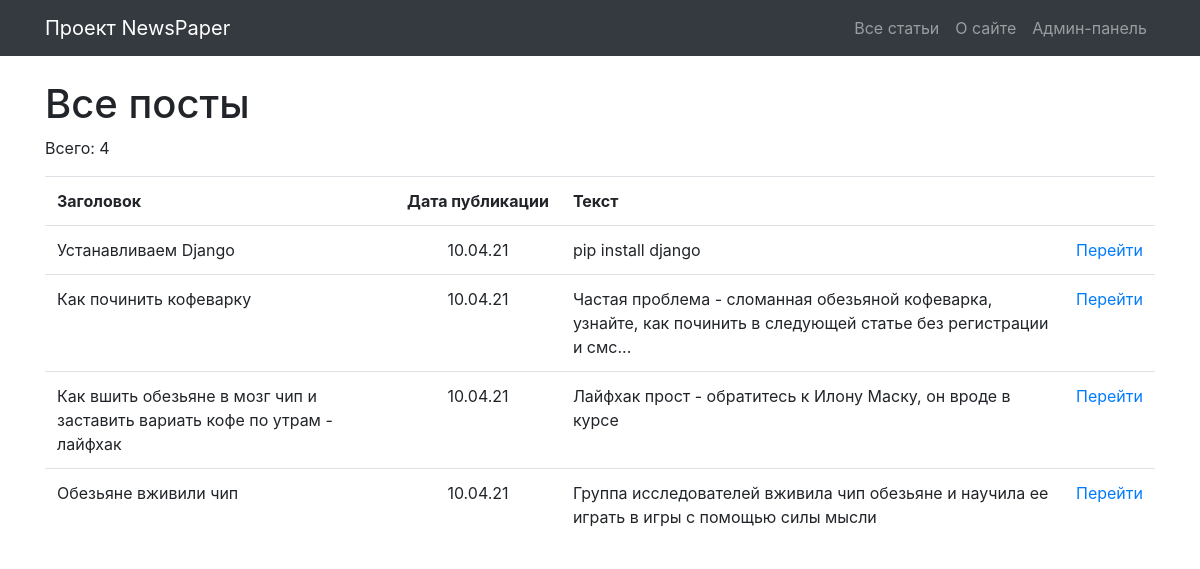
The page /news/ on the database as committed earlier.
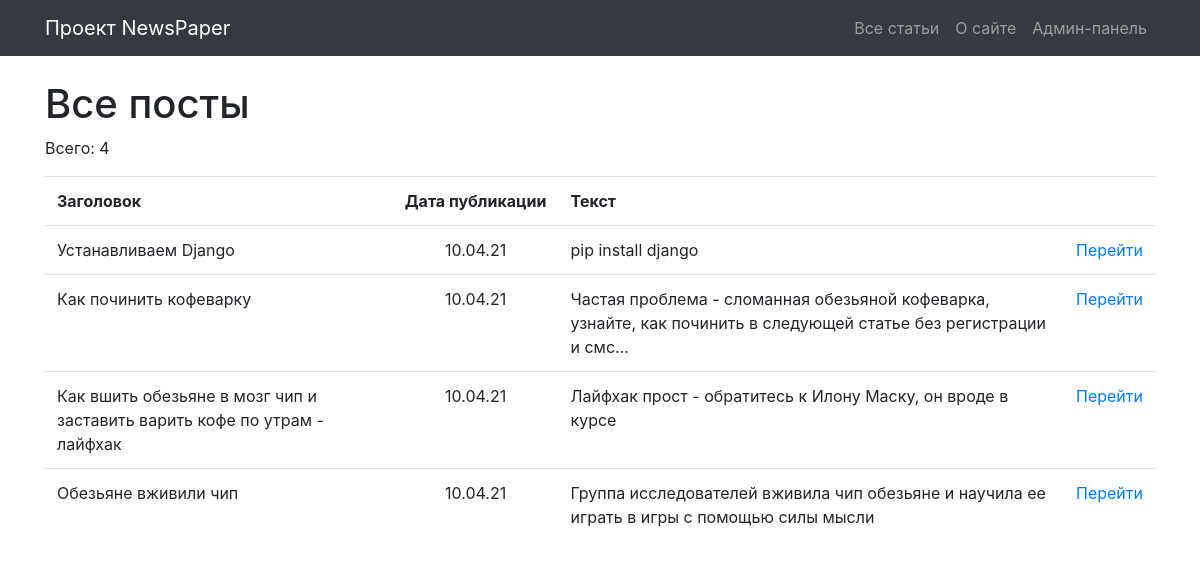
The same page on the database as committed later.
### NewsPaper/models.py (models this page shows, shortened)
class Post(models.Model):
    category = models.ManyToManyField(Category, through='PostCategory')
    author = models.ForeignKey(Author, on_delete=models.CASCADE)
    post_type = models.CharField(max_length=10, choices=[(
        'AR', 'Article'), ('NE', 'News')], default='AR')
    datetime = models.DateTimeField(auto_now_add=True)
    title = models.CharField(max_length=256)
    text = models.TextField(blank=True)
    rating = models.IntegerField(default=0)
    class Meta:
        verbose_name = 'Пост'
        verbose_name_plural = 'Посты'

### NewsPaper/views.py (the view)
# urls.py: path('', NewsList.as_view()),
class NewsList(ListView):
    model = Post
    template_name = 'news.html'
    context_object_name = 'news'
    queryset = Post.objects.order_by('-datetime')

### NewsPaper/templates/news.html (shortened to what this page needs)
{% extends 'flatpages/default.html' %}
{% block content %}
<h1>Все посты</h1>
<p>Всего: {{ news|length }}</p>
{% if news %}
<table class='table'>
    <tr>
        <td><span class='font-weight-bold'>Заголовок</span></td>
        <td align=center><span class='font-weight-bold text-nowrap'>Дата публикации</td>
        <td><span class='font-weight-bold'>Текст</td>
        <td><span class='font-weight-bold'></td>
    </tr>
    {% for new in news %}
    <tr>
        <td>{{ new.title }}</td>
        <td class='text-center'>{{ new.datetime|date:'d.m.y' }}</td>
        <td>{{ new.text|truncatewords:20 }}</td>
        <td><a href="/news/{{ new.pk }}">Перейти</a></td>
    </tr>
    {% endfor %}
</table>
{% else %}
<h2>Постов нет!</h2>
{% endif %}
{% endblock content %}

Rows that differ between the two databases and show on the page:
changed Post "Лайфхак прост - обратитесь к Илону Маску, он вроде в курсе": title "Как вшить обезьяне в мозг чип и заставить вариать кофе по утрам - лайфхак" → "Как вшить обезьяне в мозг чип и заставить варить кофе по утрам - лайфхак"
